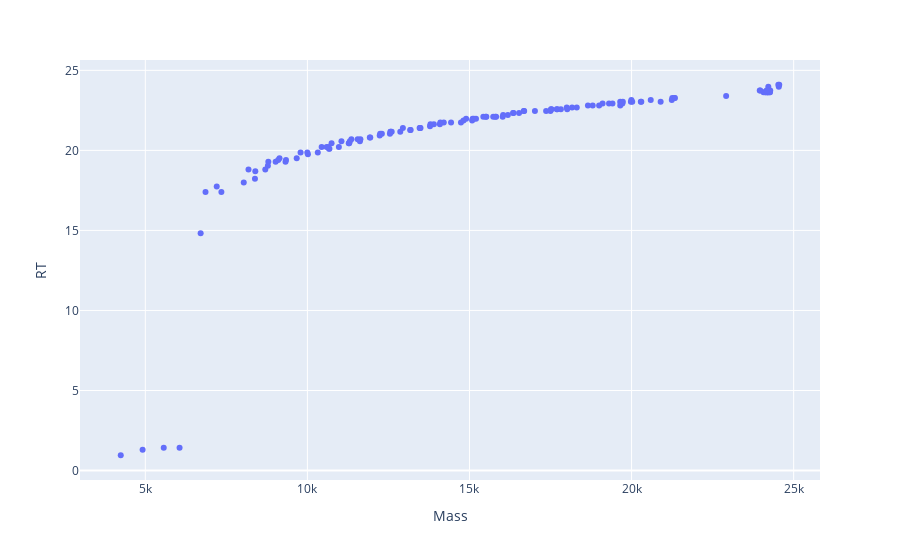

The notebook cell this image was saved under:
### Code cell
plotly_zone(dfa_ad_alkb)

### Figure 1 — Plotly figure (JSON) as saved in the notebook; plotly's stock layout.template omitted (floating-point values rounded to 4 significant figures; data arrays with more than 128 entries replaced by an {"elided": "..."} marker saying what was removed)
{"data": [{"hovertemplate": "Mass=%{x}<br>RT=%{y}<extra></extra>", "legendgroup": "", "marker": {"color": "#636efa", "symbol": "circle"}, "mode": "markers", "name": "", "orientation": "v", "showlegend": false, "type": "scatter", "x": {"elided": "138 float values"}, "xaxis": "x", "y": {"elided": "138 float values"}, "yaxis": "y"}], "layout": {"legend": {"tracegroupgap": 0}, "margin": {"t": 60}, "xaxis": {"anchor": "y", "domain": [0, 1], "title": {"text": "Mass"}}, "yaxis": {"anchor": "x", "domain": [0, 1], "title": {"text": "RT"}}}}
